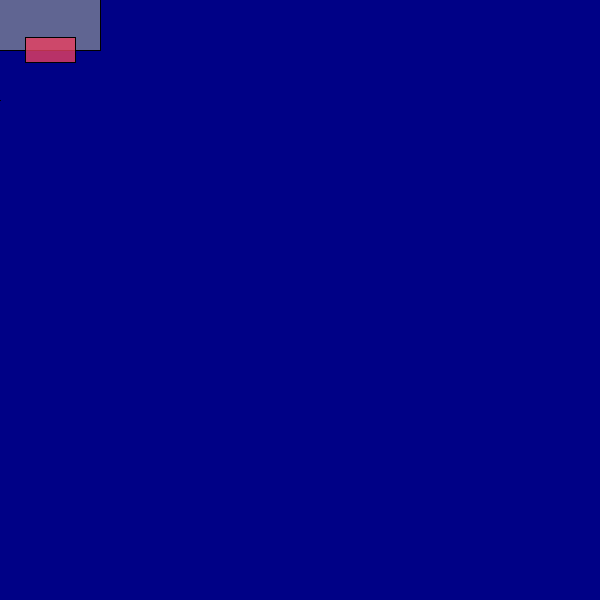
Frame 1 (no input)
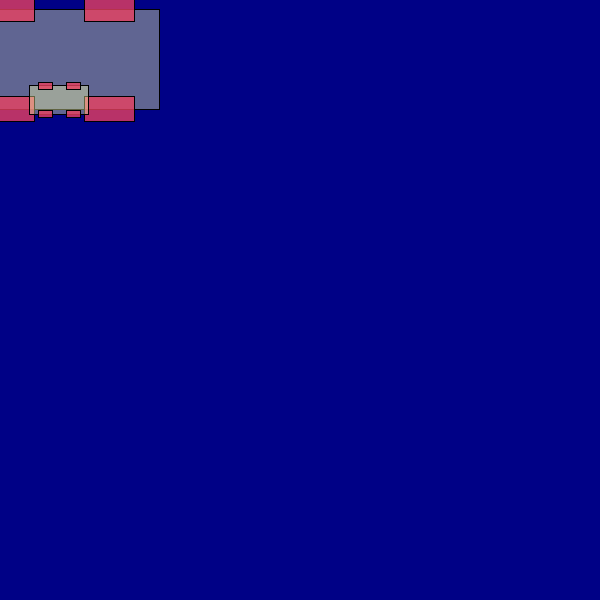
Frame 60 (the mouse pressed at the canvas centre just before this capture)
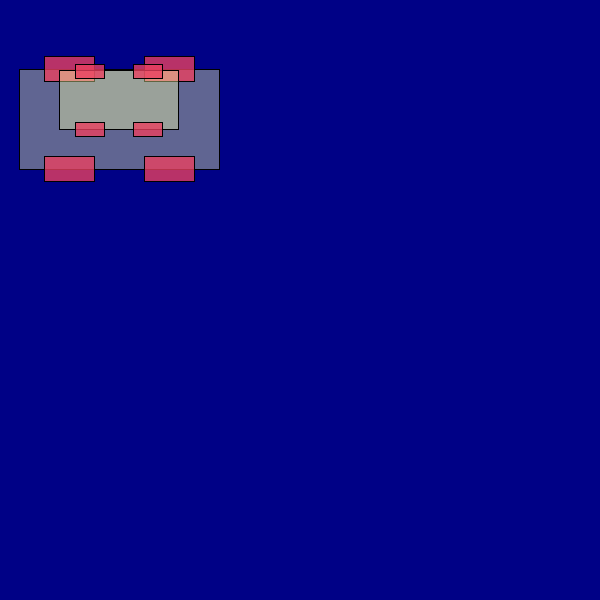
Frame 120 (the mouse held since frame 60 and released just before this capture)

The Processing sketch that drew these frames (run headless with seeded random() and noise(); from frame 60 on, the mouse is pressed at the canvas centre):

// Processing sketch: processing_16364
// ── processing_16364.pde

 int x=0;
 int y=0;
void setup(){
size(600,600);
}
void draw(){
  background(390);
  autito(x,y,200);
  autito(x,100,y);
movimiento();
  
}
void autito(int x,int y,int tamanio){//completo aqui y luego en draw//
int zona;
zona=tamanio/4;
rectMode(CENTER);
fill(245,256,165,100);
rect(x,y,tamanio,tamanio/2);
fill(234,64,96,200);
rect(x-zona,y-zona,tamanio/4,tamanio/8);
rect(x+zona,y-zona,tamanio/4,tamanio/8);
rect(x-zona,y+zona,tamanio/4,tamanio/8);
rect(x+zona,y+zona,tamanio/4,tamanio/8);
}//toda funcion habre poarentesis y corchete//
void movimiento(){
 
x =x+1;
y=y+1;
}
